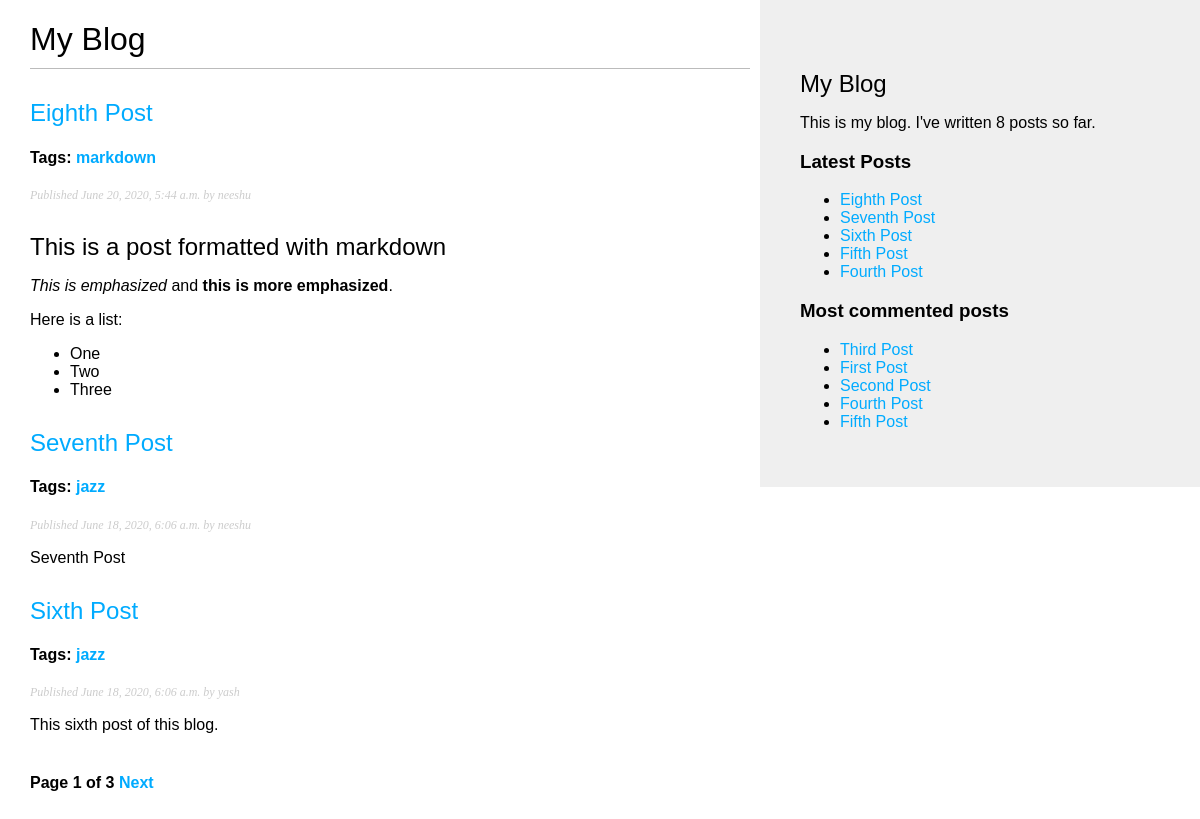
/main/, run on the app's committed database.
### main/models.py (models this page shows, shortened)
class Post(models.Model):
    STATUS_CHOICES = (
        ('draft', 'Draft'),
        ('published', 'Published'),
    )
    title = models.CharField(max_length=250)
    slug = models.SlugField(max_length=250,
                            unique_for_date='publish')
    author = models.ForeignKey(User,
                               on_delete=models.CASCADE,
                               related_name='blog_posts')
    body = models.TextField()
    publish = models.DateTimeField(default=timezone.now)
    created = models.DateTimeField(auto_now_add=True)
    updated = models.DateTimeField(auto_now=True)
    status = models.CharField(max_length=10,
                             choices=STATUS_CHOICES,
                             default='draft')
    objects = models.Manager()
    published = PublishedManager()
    tags = TaggableManager()
    class Meta:
        ordering = ('-publish',)
    def get_absolute_url(self):
        return reverse('main:post_detail',
                        args=[self.publish.year,
                            self.publish.month,
                            self.publish.day,
                            self.slug
                            ])

### main/views.py (the view)
# urls.py: path('', views.post_list, name='post_list'),
def post_list(request, tag_slug=None):
    print('post_list executed')
    object_list = Post.published.all()
    tag = None
    if tag_slug:
        tag = get_object_or_404(Tag, slug=tag_slug)
        print('Here')
        object_list = object_list.filter(tags__in=[tag])
        print('Here 2')
    paginator = Paginator(object_list, 3)
    page = request.GET.get('page')
    try:
        posts = paginator.page(page)
    except PageNotAnInteger:
        posts = paginator.page(1)
    except EmptyPage:
        posts = paginator.page(paginator.num_pages)
    return render(request, 'main/post/list.html', {'posts':posts,
                                                   'tag':tag,
                                                    'page':page})

### main/models.py (called while the page is built)
    def get_queryset(self):
        return super(PublishedManager, self).get_queryset().filter(status='published')

### main/templatetags/main_tags.py (called while the page is built)
@register.simple_tag
def total_posts():
    return Post.published.count()

@register.inclusion_tag('main/post/latest_posts.html')
def show_latest_posts(count=5):
    latest_posts = Post.published.order_by('-publish')[:count]
    return {'latest_posts': latest_posts }

@register.simple_tag
def get_most_commented_posts(count=5):
    return Post.published.annotate(total_comments=Count('comments')).order_by('-total_comments')[:count]

@register.filter(name='markdown')
def markdown_format(text):
    return mark_safe(markdown.markdown(text))

### main/templates/main/post/list.html (shortened to what this page needs)
{% extends "main/base.html" %}
{% load main_tags %}
{% block content %}
    <h1>My Blog</h1>
    {% for post in posts %}
    <h2>
        <a href="{{ post.get_absolute_url }}">
            {{ post.title }}
        </a>
    </h2>
    <h4>
        <p class="tags">
            Tags:
            {% for tag in post.tags.all %}
                <a href= "{% url 'main:post_list_by_tag' tag.slug %}">
                    {{ tag.name }}
                </a>
            {% endfor %}
        </p>
    </h4>
    <p class="date">
        Published {{ post.publish }} by {{ post.author }}
    </p>
    {{ post.body|markdown|truncatewords_html:30 }}
    {% endfor %}
    {% include "pagination.html" with page=posts %}
{% endblock %}

### main/templates/main/base.html (shortened to what this page needs)
{% load static %}
{% load main_tags %}
<!DOCTYPE html>
<html>
    <head>
        <link href="{% static 'css/main.css' %}" rel="stylesheet">
    </head>
    <body>
        <div id="content">
            {% block content %}
            {% endblock %}
        </div>
        <div id="sidebar">
            <h2>My Blog</h2>
            <p>This is my blog. I've written {% total_posts %} posts so far.</p>
            <h3>Latest Posts</h3>
            {% show_latest_posts %}
            <h3>Most commented posts</h3>
            {% get_most_commented_posts as most_commented_posts %}
            <ul>
                {% for post in most_commented_posts %}
                <li>
                    <a href="{{ post.get_absolute_url }}">{{ post.title }}</a>
                </li>
                {% endfor %}
            </ul>
        </div>
    </body>
</html>

### main/templates/main/post/latest_posts.html
<ul>
    {% for post in latest_posts %}
    <li>
        <a href="{{ post.get_absolute_url }}">
            {{ post.title }}
        </a>
    </li>
    {% endfor %}
</ul>

### main/static/css/main.css (style rules this page uses)
body { margin:0; padding:0; font-family:helvetica, sans-serif; }
a { color:#00abff; text-decoration:none; }
h1 { font-weight:normal; border-bottom:1px solid #bbb; padding:0 0 10px 0; }
h2 { font-weight:normal; margin:30px 0 0; }
#content { float:left; width:60%; padding:0 0 0 30px; }
#sidebar { float:right; width:30%; padding:40px; background:#efefef; height:100%; }
p.date { color:#ccc; font-family: georgia, serif; font-size: 12px; font-style: italic; }

### data on the page
Post: title "Eighth Post", publish "June 20, 2020, 5:44 a.m.", author "neeshu", body "This is a post formatted with markdown This is emphasized and this is more emphasized . Here is a list: One Two Three"
Tag: name "markdown"
Post: title "Seventh Post", publish "June 18, 2020, 6:06 a.m.", author "neeshu", body "Seventh Post"
Tag: name "jazz"
Post: title "Sixth Post", publish "June 18, 2020, 6:06 a.m.", author "yash", body "This sixth post of this blog."
Post: title "Fifth Post"
Post: title "Fourth Post"
Post: title "Third Post"
Post: title "First Post"
Post: title "Second Post"

### other printed values
{{ page.number }} "1"
{{ page.paginator.num_pages }} "3"
